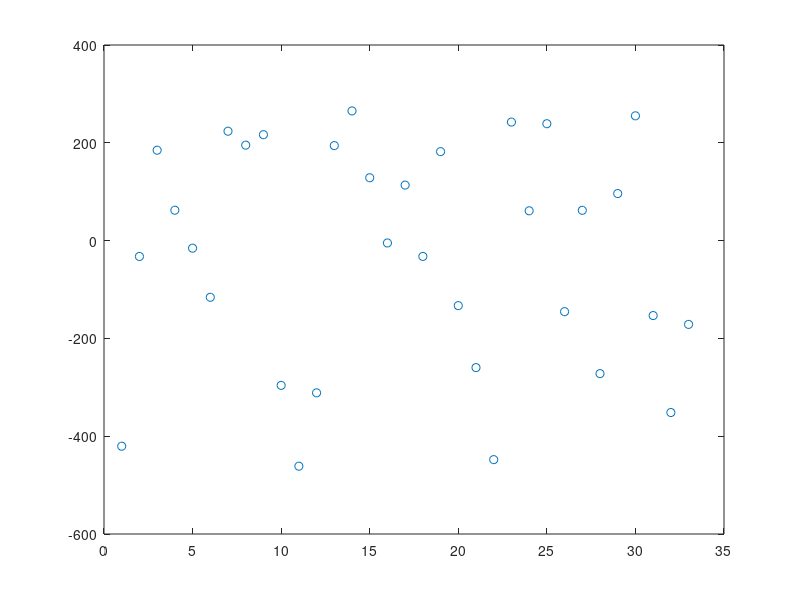

Write MATLAB code to recreate this figure.
clc,clear all
q = 100 ;
p = 1 ;
r = 1 ;

S = randn(q,p) + 1i*randn(q,p) ;

% Hankel-Toeplitz block matrix
m = floor(q/3) ; n = q-2*m+1 ;
i1 = (m+1:2*m)'+(0:n-1) ; % hankel
i2 = flip(1:m)'+(0:n-1) ; % toeplitz
X1 = reshape(S(i1,:),m,[]) ; % hankel
X2 = reshape(S(i2,:),m,[]) ; % toeplitz
X = X1 + X2 ;

U = randn(m,r) + 1i*randn(m,r) ;
V = X*X'*U ;

% Implicit products
Fs = fft(S,[],1) ;
Fs = permute(Fs(:,:,:),[1 4 3 2]) ; % [q 1 sz p]

% Hankel-vector product
Wh = X1*X1'*U ;
W = U ;
% W = X1'*W
    W = flip(conj(W),1) ; % [m k o]
    Fw = fft(W,q,1) ; % [q k o]
    Fw = Fw.*Fs ; % [q k o p]
    W = ifft(Fw,[],1) ; % [q k o p]
    W = W(2*m:q,:,:,:) ; % [n k o p]
    W = conj(W) ; % [n k o p]
% W = X1*W ;
    W = flip(W,1) ; % [n k o p]
    Fw = fft(W,q,1) ; % [q k o p]
    Fw = sum(Fw.*Fs,4) ; % [q k o]
    W = ifft(Fw,[],1) ; % [q k o]
    W = W(q-m+1:q,:,:) ; % [m k o]
    
    clf ; plot(real(Wh)) ; plot(real(W),'o')

% Toeplitz-vector product
Wt = X2*X2'*U ;
W = U ;
% W = X2'*W
    W = conj(W) ; % [m k o]
    Fw = fft(W,q,1) ; % [q k o]
    Fw = Fw.*Fs ; % [q k o p]
    W = ifft(Fw,[],1) ; % [q k o p]
    W = W(m:q-m,:,:,:) ; % [n k o p]
    W = conj(W) ; % [n k o p]
% W = X2*W ;
    W = flip(W,1) ; % [n k o p]
    Fw = fft(W,q,1) ; % [q k o p]
    Fw = sum(Fw.*Fs,4) ; % [q k o]
    W = ifft(Fw,[],1) ; % [q k o]
    W = flip(W,1) ;
    W = W(m+1:2*m,:,:) ; % [m k o]
    
    clf ; plot(real(Wt)) ; plot(real(W),':')

    
% Mixed H/T product
Wm = X*X'*U ;
W = U ;
% W1 = X1'*W
    W1 = flip(conj(W),1) ; % [m k o]
    Fw1 = fft(W1,q,1) ; % [q k o]
    Fw1 = Fw1.*Fs ; % [q k o p]
    W1 = ifft(Fw1,[],1) ; % [q k o p]
    W1 = W1(2*m:q,:,:,:) ; % [n k o p]
    W1 = conj(W1) ; % [n k o p]
% W2 = X2'*W
    W2 = conj(W) ; % [m k o]
    Fw2 = fft(W2,q,1) ; % [q k o]
    Fw2 = Fw2.*Fs ; % [q k o p]
    W2 = ifft(Fw2,[],1) ; % [q k o p]
    W2 = W2(m:q-m,:,:,:) ; % [n k o p]
    W2 = conj(W2) ; % [n k o p]
% W = X'*U = W1 + W2
    W = W1 + W2 ;
% W1 = X1*W ;
    W1 = flip(W,1) ; % [n k o p]
    Fw1 = fft(W1,q,1) ; % [q k o p]
    Fw1 = sum(Fw1.*Fs,4) ; % [q k o]
    W1 = ifft(Fw1,[],1) ; % [q k o]
    W1 = W1(q-m+1:q,:,:) ; % [m k o]
% W2 = X2*W ;
    W2 = flip(W,1) ; % [n k o p]
    Fw2 = fft(W2,q,1) ; % [q k o p]
    Fw2 = sum(Fw2.*Fs,4) ; % [q k o]
    W2 = ifft(Fw2,[],1) ; % [q k o]
    W2 = flip(W2,1) ;
    W2 = W2(m+1:2*m,:,:) ; % [m k o]
% W = X*U = W1 + W2
    W = W1 + W2 ;
    
    clf ; plot(real(Wm)) ; plot(real(W),'o')
    %norm(Wm(:)-W(:)) 
    
% Mixed product with common operations
Wm = X*X'*U ;
W = U ;
% Common
    W = conj(W) ; % [m k o p]
    Fw = fft(W,q,1) ; % [q k o p]
% W1 = X1'*W
    shift = exp(-2i*pi*(0:q-1)'*(q-m+1)./q) ; % [q 1 1]
    Fw1 = Fw.*shift ; % [q k o p]
    Fw1 = circshift(flip(Fw1,1),1) ; % [q k o p]
    shift = exp(2i*pi*(0:q-1)'*m./q) ; % [q 1 1]
    Fw1 = shift.*Fw1 ; % [q k o p]
% Common
    Fw = (Fw+Fw1).*Fs ; % [q k o p]
    W = ifft(Fw,[],1) ; % [q k o p]
    W = W(m:q-m,:,:,:) ; % [n k o p]
    W = conj(W) ; % [n k o p]
    W = flip(W,1) ; % [n k o p]
    Fw = fft(W,q,1) ; % [q k o p]
    Fw = sum(Fw.*Fs,4); % [q k o]
    W = ifft(Fw,[],1) ; % [q k o]
% W1 = X1*W ;
    W1 = W(q-m+1:q,:,:) ; % [m k o]
% W2 = X2*W ;
    W2 = flip(W,1) ;
    W2 = W2(m+1:2*m,:,:) ; % [m k o]
% W = X*U = W1 + W2
    W = W1 + W2 ;
    
    clf ; plot(real(Wm)) ; plot(real(W),'o')
    norm(Wm(:)-W(:)) 
